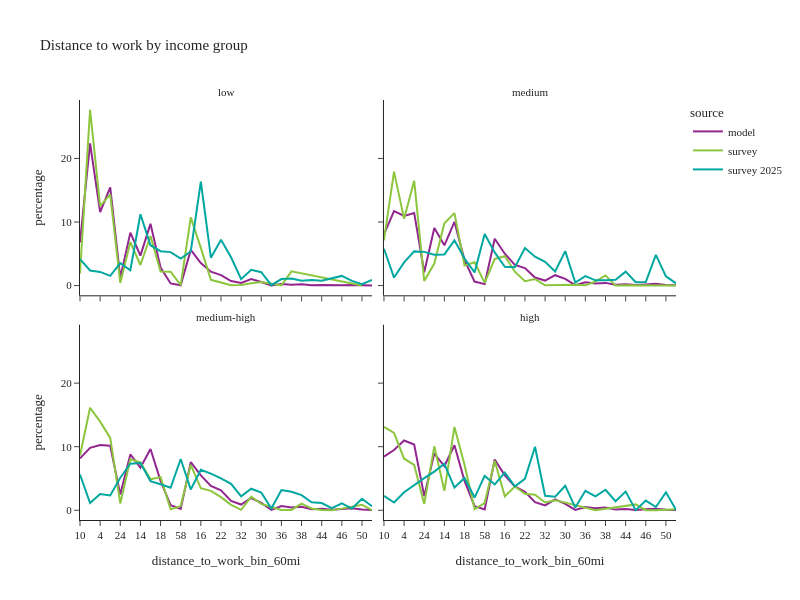

Write notebook code for a chart like this one.
### Code cell
df_plot = per_data.groupby(['source','income_group','distance_to_work_bin_60mi'], observed=True)['person_weight'].sum().reset_index()
df_plot['percentage'] = df_plot.groupby(['source','income_group'], group_keys=False)['person_weight']. \
    apply(lambda x: 100 * x / float(x.sum()))
# df_plot

fig2 = px.line(df_plot, x='distance_to_work_bin_60mi', y="percentage", color="source",
               facet_col="income_group", facet_col_wrap=2,
               title="Distance to work by income group")
fig2.for_each_annotation(lambda a: a.update(text = a.text.split("=")[-1]))
fig2.update_layout(height=600, width=800, font=dict(size=11))
fig2.show()

### Figure 1 — Plotly figure (JSON) as saved in the notebook; plotly's stock layout.template omitted (floating-point values rounded to 4 significant figures)
{"data": [{"hovertemplate": "source=model<br>income_group=low<br>distance_to_work_bin_60mi=%{x}<br>percentage=%{y}<extra></extra>", "legendgroup": "model", "line": {"color": "#91268F", "dash": "solid"}, "marker": {"symbol": "circle"}, "mode": "lines", "name": "model", "orientation": "v", "showlegend": true, "type": "scatter", "x": ["10", "0", "4", "2", "24", "8", "14", "6", "18", "34", "58", "12", "16", "20", "22", "28", "32", "26", "30", "54", "36", "40", "38", "48", "44", "52", "46", "42", "50", "56"], "xaxis": "x3", "y": [6.786, 22.38, 11.55, 15.43, 1.236, 8.331, 4.71, 9.712, 2.83, 0.3338, 0.04312, 5.612, 3.544, 2.188, 1.653, 0.718, 0.4248, 1.015, 0.5546, 0.02415, 0.2311, 0.1345, 0.1872, 0.04701, 0.09099, 0.02242, 0.06124, 0.1013, 0.03752, 0.0138], "yaxis": "y3"}, {"hovertemplate": "source=model<br>income_group=medium<br>distance_to_work_bin_60mi=%{x}<br>percentage=%{y}<extra></extra>", "legendgroup": "model", "line": {"color": "#91268F", "dash": "solid"}, "marker": {"symbol": "circle"}, "mode": "lines", "name": "model", "orientation": "v", "showlegend": false, "type": "scatter", "x": ["10", "0", "4", "2", "24", "8", "14", "6", "18", "34", "58", "12", "16", "20", "22", "28", "32", "26", "30", "54", "36", "40", "38", "48", "44", "52", "46", "42", "50", "56"], "xaxis": "x4", "y": [8.054, 11.73, 10.97, 11.43, 2.091, 9.046, 6.335, 10.03, 4.01, 0.6303, 0.2288, 7.358, 5.007, 3.261, 2.75, 1.268, 0.7866, 1.631, 1.042, 0.06752, 0.5322, 0.3415, 0.4211, 0.1236, 0.195, 0.07528, 0.167, 0.2644, 0.1008, 0.05407], "yaxis": "y4"}, {"hovertemplate": "source=model<br>income_group=medium-high<br>distance_to_work_bin_60mi=%{x}<br>percentage=%{y}<extra></extra>", "legendgroup": "model", "line": {"color": "#91268F", "dash": "solid"}, "marker": {"symbol": "circle"}, "mode": "lines", "name": "model", "orientation": "v", "showlegend": false, "type": "scatter", "x": ["10", "0", "4", "2", "24", "8", "14", "6", "18", "34", "58", "12", "16", "20", "22", "28", "32", "26", "30", "54", "36", "40", "38", "48", "44", "52", "46", "42", "50", "56"], "xaxis": "x", "y": [8.161, 9.81, 10.28, 10.14, 2.469, 8.789, 6.711, 9.647, 4.635, 0.7987, 0.222, 7.564, 5.487, 3.828, 3.129, 1.481, 0.9007, 1.926, 1.17, 0.05984, 0.6537, 0.4303, 0.5411, 0.1471, 0.2299, 0.09043, 0.198, 0.3308, 0.1096, 0.05816], "yaxis": "y"}, {"hovertemplate": "source=model<br>income_group=high<br>distance_to_work_bin_60mi=%{x}<br>percentage=%{y}<extra></extra>", "legendgroup": "model", "line": {"color": "#91268F", "dash": "solid"}, "marker": {"symbol": "circle"}, "mode": "lines", "name": "model", "orientation": "v", "showlegend": false, "type": "scatter", "x": ["10", "0", "4", "2", "24", "8", "14", "6", "18", "34", "58", "12", "16", "20", "22", "28", "32", "26", "30", "54", "36", "40", "38", "48", "44", "52", "46", "42", "50", "56"], "xaxis": "x2", "y": [8.439, 9.487, 10.98, 10.33, 2.218, 8.919, 6.954, 10.23, 4.615, 0.6376, 0.1159, 7.978, 5.484, 3.761, 2.911, 1.277, 0.7631, 1.72, 1.015, 0.0447, 0.5184, 0.3332, 0.422, 0.1022, 0.1863, 0.05498, 0.1402, 0.2493, 0.07358, 0.03457], "yaxis": "y2"}, {"hovertemplate": "source=survey<br>income_group=low<br>distance_to_work_bin_60mi=%{x}<br>percentage=%{y}<extra></extra>", "legendgroup": "survey", "line": {"color": "#8CC63E", "dash": "solid"}, "marker": {"symbol": "circle"}, "mode": "lines", "name": "survey", "orientation": "v", "showlegend": true, "type": "scatter", "x": ["10", "0", "4", "2", "24", "8", "14", "6", "18", "34", "58", "12", "16", "20", "28", "32", "26", "30", "36", "40", "50"], "xaxis": "x3", "y": [1.903, 27.66, 12.51, 14.33, 0.4028, 6.846, 3.231, 7.801, 2.193, 2.183, 0.07868, 10.72, 5.922, 0.9032, 0.04132, 0.0813, 0.3593, 0.545, 0.04084, 2.228, 0.01482], "yaxis": "y3"}, {"hovertemplate": "source=survey<br>income_group=medium<br>distance_to_work_bin_60mi=%{x}<br>percentage=%{y}<extra></extra>", "legendgroup": "survey", "line": {"color": "#8CC63E", "dash": "solid"}, "marker": {"symbol": "circle"}, "mode": "lines", "name": "survey", "orientation": "v", "showlegend": false, "type": "scatter", "x": ["10", "0", "4", "2", "24", "8", "14", "6", "18", "34", "58", "12", "16", "20", "22", "28", "32", "26", "30", "54", "36", "40", "38", "48", "44", "56"], "xaxis": "x4", "y": [7.104, 17.93, 10.49, 16.51, 0.7263, 3.466, 9.798, 11.4, 3.17, 3.656, 0.4298, 4.186, 4.613, 2.184, 0.6814, 1.026, 0.03725, 0.08738, 0.04481, 0.1352, 0.03091, 0.6333, 1.597, 0.01046, 0.04258, 0.006476], "yaxis": "y4"}, {"hovertemplate": "source=survey<br>income_group=medium-high<br>distance_to_work_bin_60mi=%{x}<br>percentage=%{y}<extra></extra>", "legendgroup": "survey", "line": {"color": "#8CC63E", "dash": "solid"}, "marker": {"symbol": "circle"}, "mode": "lines", "name": "survey", "orientation": "v", "showlegend": false, "type": "scatter", "x": ["10", "0", "4", "2", "24", "8", "14", "6", "18", "34", "58", "12", "16", "20", "22", "28", "32", "26", "30", "36", "40", "38", "48", "44", "52", "46", "50", "56"], "xaxis": "x", "y": [8.628, 16.12, 13.94, 11.38, 1.068, 8.02, 7.552, 4.865, 5.216, 0.1539, 0.6568, 7.152, 3.459, 3.059, 2.072, 0.8448, 0.07013, 2.126, 0.9899, 0.02919, 0.0487, 1.049, 0.2846, 0.04894, 0.01557, 0.2551, 0.8766, 0.0184], "yaxis": "y"}, {"hovertemplate": "source=survey<br>income_group=high<br>distance_to_work_bin_60mi=%{x}<br>percentage=%{y}<extra></extra>", "legendgroup": "survey", "line": {"color": "#8CC63E", "dash": "solid"}, "marker": {"symbol": "circle"}, "mode": "lines", "name": "survey", "orientation": "v", "showlegend": false, "type": "scatter", "x": ["10", "0", "4", "2", "24", "8", "14", "6", "18", "34", "58", "12", "16", "20", "22", "28", "32", "26", "30", "40", "52", "46", "42", "56"], "xaxis": "x2", "y": [13.11, 12.16, 8.109, 7.121, 1.004, 10.06, 3.06, 13.1, 7.15, 0.184, 1.136, 7.803, 2.19, 3.729, 2.578, 2.456, 1.215, 1.553, 1.205, 0.003106, 0.9227, 0.01056, 0.008944, 0.1417], "yaxis": "y2"}, {"hovertemplate": "source=survey 2025<br>income_group=low<br>distance_to_work_bin_60mi=%{x}<br>percentage=%{y}<extra></extra>", "legendgroup": "survey 2025", "line": {"color": "#00A7A0", "dash": "solid"}, "marker": {"symbol": "circle"}, "mode": "lines", "name": "survey 2025", "orientation": "v", "showlegend": true, "type": "scatter", "x": ["10", "0", "4", "2", "24", "8", "14", "6", "18", "34", "58", "12", "16", "20", "22", "28", "32", "26", "30", "54", "36", "40", "38", "48", "44", "46", "42", "50", "56"], "xaxis": "x3", "y": [4.172, 2.373, 2.148, 1.521, 3.522, 2.401, 11.22, 6.348, 5.41, 5.264, 4.255, 5.365, 16.35, 4.385, 7.222, 4.45, 1.006, 2.49, 2.104, 0.05963, 1.026, 1.102, 0.7583, 0.8828, 0.773, 1.517, 0.7434, 0.2247, 0.9047], "yaxis": "y3"}, {"hovertemplate": "source=survey 2025<br>income_group=medium<br>distance_to_work_bin_60mi=%{x}<br>percentage=%{y}<extra></extra>", "legendgroup": "survey 2025", "line": {"color": "#00A7A0", "dash": "solid"}, "marker": {"symbol": "circle"}, "mode": "lines", "name": "survey 2025", "orientation": "v", "showlegend": false, "type": "scatter", "x": ["10", "0", "4", "2", "24", "8", "14", "6", "18", "34", "58", "12", "16", "20", "22", "28", "32", "26", "30", "54", "36", "40", "38", "48", "44", "52", "46", "42", "50", "56"], "xaxis": "x4", "y": [5.792, 1.256, 3.652, 5.377, 5.3, 4.859, 4.903, 7.123, 4.257, 2.067, 8.119, 5.214, 2.946, 2.9, 5.916, 4.543, 3.748, 2.207, 5.423, 0.4732, 1.491, 0.8217, 0.8361, 0.9013, 2.193, 0.5168, 0.5553, 4.823, 1.434, 0.3528], "yaxis": "y4"}, {"hovertemplate": "source=survey 2025<br>income_group=medium-high<br>distance_to_work_bin_60mi=%{x}<br>percentage=%{y}<extra></extra>", "legendgroup": "survey 2025", "line": {"color": "#00A7A0", "dash": "solid"}, "marker": {"symbol": "circle"}, "mode": "lines", "name": "survey 2025", "orientation": "v", "showlegend": false, "type": "scatter", "x": ["10", "0", "4", "2", "24", "8", "14", "6", "18", "34", "58", "12", "16", "20", "22", "28", "32", "26", "30", "54", "36", "40", "38", "48", "44", "52", "46", "42", "50", "56"], "xaxis": "x", "y": [5.632, 1.13, 2.562, 2.319, 5.113, 7.332, 7.438, 4.587, 4.093, 3.546, 8.062, 3.269, 6.376, 5.775, 5.03, 4.155, 2.18, 3.384, 2.781, 0.2765, 3.168, 2.899, 2.374, 1.264, 1.141, 0.3147, 1.067, 0.2716, 1.819, 0.6401], "yaxis": "y"}, {"hovertemplate": "source=survey 2025<br>income_group=high<br>distance_to_work_bin_60mi=%{x}<br>percentage=%{y}<extra></extra>", "legendgroup": "survey 2025", "line": {"color": "#00A7A0", "dash": "solid"}, "marker": {"symbol": "circle"}, "mode": "lines", "name": "survey 2025", "orientation": "v", "showlegend": false, "type": "scatter", "x": ["10", "0", "4", "2", "24", "8", "14", "6", "18", "34", "58", "12", "16", "20", "22", "28", "32", "26", "30", "54", "36", "40", "38", "48", "44", "52", "46", "42", "50", "56"], "xaxis": "x2", "y": [2.271, 1.221, 2.825, 3.977, 5.048, 6.079, 7.315, 3.572, 5.085, 1.997, 5.411, 4.06, 5.927, 3.755, 4.943, 10.0, 2.29, 2.143, 3.864, 0.4164, 3.068, 2.179, 3.222, 1.426, 2.94, 0.01612, 1.529, 0.5163, 2.822, 0.08262], "yaxis": "y2"}], "layout": {"annotations": [{"font": {}, "showarrow": false, "text": "medium-high", "x": 0.245, "xanchor": "center", "xref": "paper", "y": 0.465, "yanchor": "bottom", "yref": "paper"}, {"font": {}, "showarrow": false, "text": "high", "x": 0.755, "xanchor": "center", "xref": "paper", "y": 0.465, "yanchor": "bottom", "yref": "paper"}, {"font": {}, "showarrow": false, "text": "low", "x": 0.245, "xanchor": "center", "xref": "paper", "y": 1.0, "yanchor": "bottom", "yref": "paper"}, {"font": {}, "showarrow": false, "text": "medium", "x": 0.755, "xanchor": "center", "xref": "paper", "y": 1.0, "yanchor": "bottom", "yref": "paper"}], "font": {"size": 11}, "height": 600, "legend": {"title": {"text": "source"}, "tracegroupgap": 0}, "title": {"text": "Distance to work by income group"}, "width": 800, "xaxis": {"anchor": "y", "domain": [0.0, 0.49], "title": {"text": "distance_to_work_bin_60mi"}}, "xaxis2": {"anchor": "y2", "domain": [0.51, 1.0], "matches": "x", "title": {"text": "distance_to_work_bin_60mi"}}, "xaxis3": {"anchor": "y3", "domain": [0.0, 0.49], "matches": "x", "showticklabels": false}, "xaxis4": {"anchor": "y4", "domain": [0.51, 1.0], "matches": "x", "showticklabels": false}, "yaxis": {"anchor": "x", "domain": [0.0, 0.465], "title": {"text": "percentage"}}, "yaxis2": {"anchor": "x2", "domain": [0.0, 0.465], "matches": "y", "showticklabels": false}, "yaxis3": {"anchor": "x3", "domain": [0.535, 1.0], "matches": "y", "title": {"text": "percentage"}}, "yaxis4": {"anchor": "x4", "domain": [0.535, 1.0], "matches": "y", "showticklabels": false}}}
